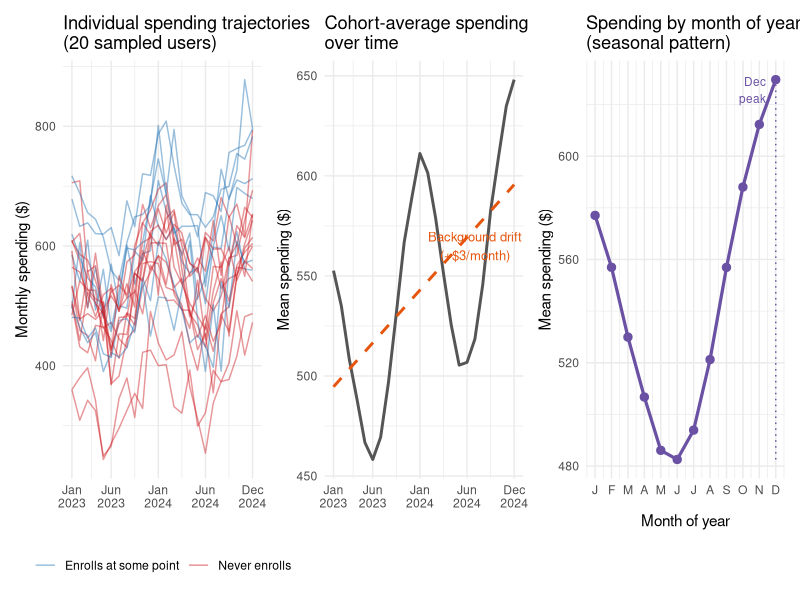
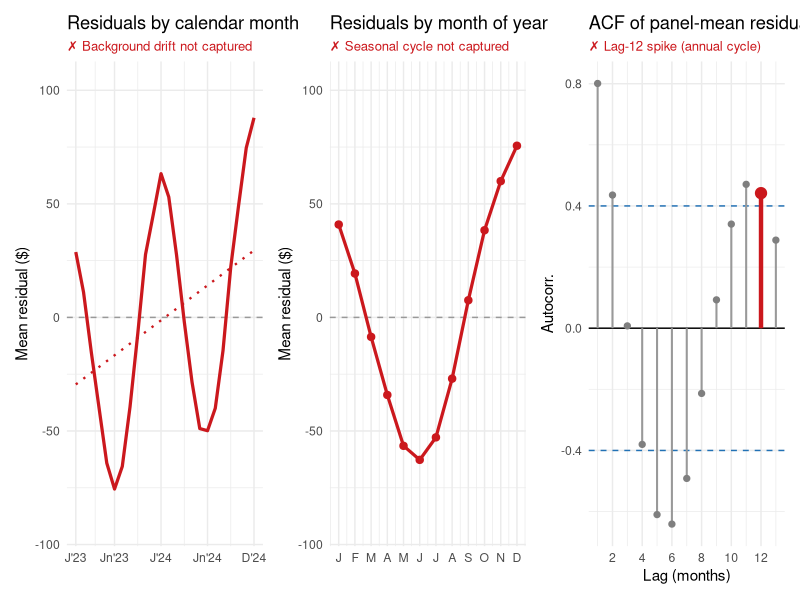
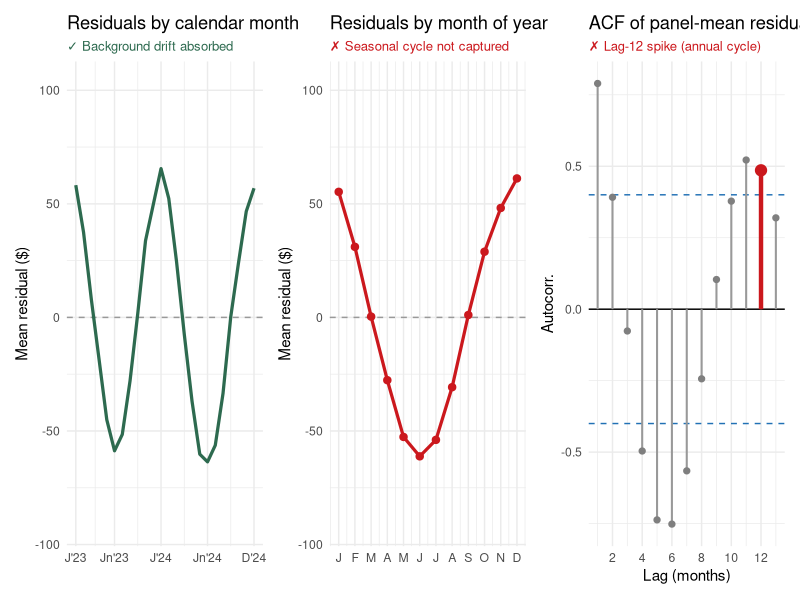
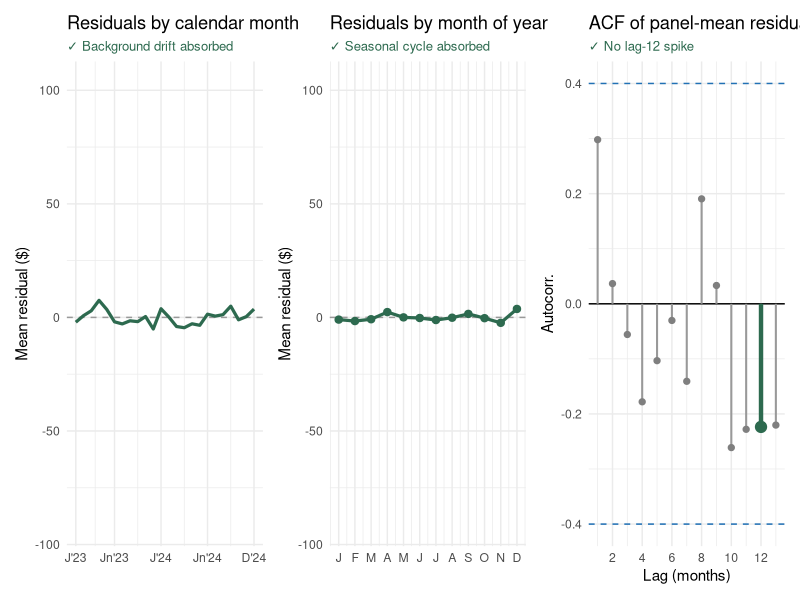
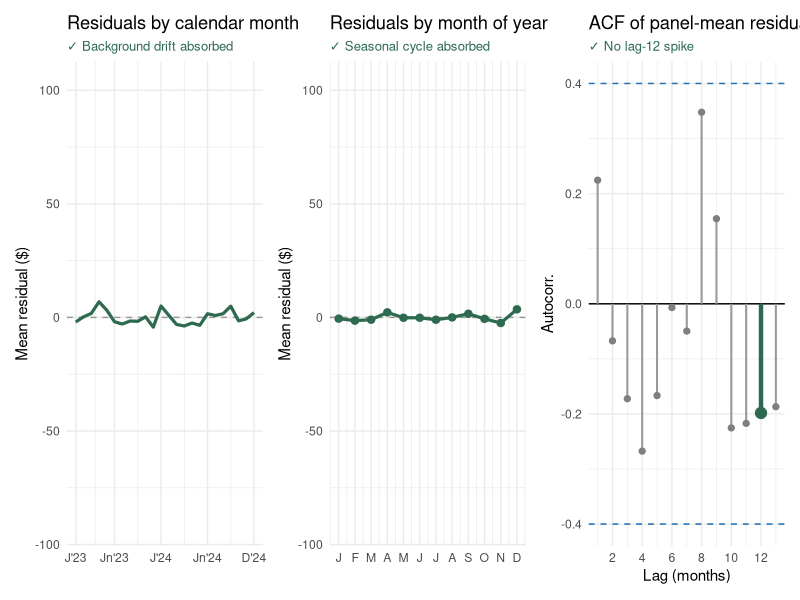
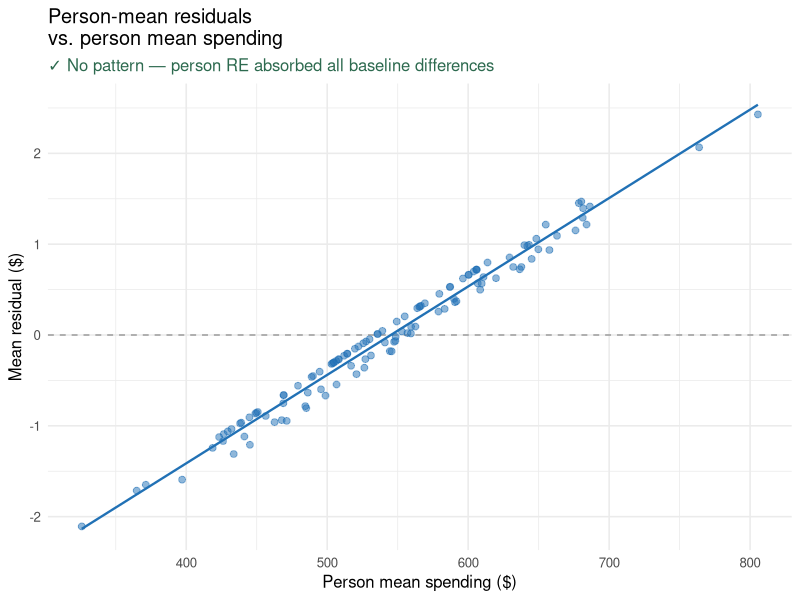
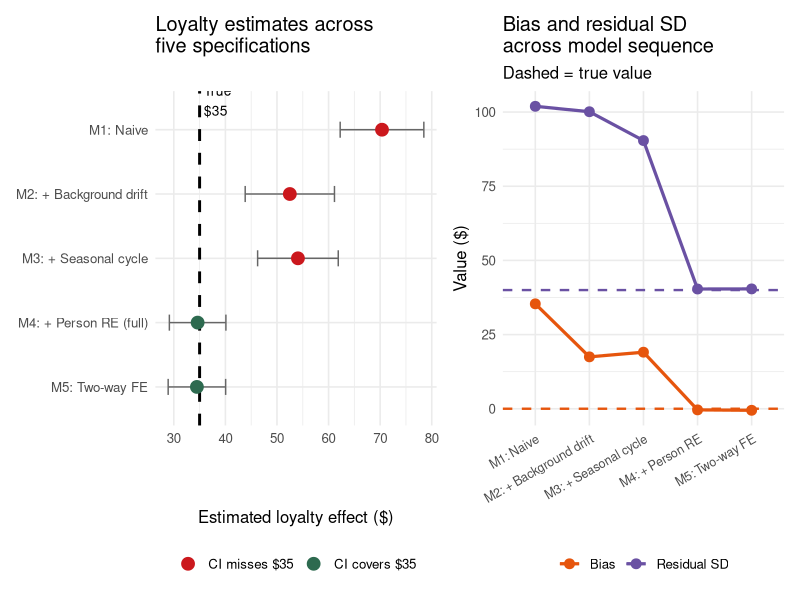

These charts were generated, in order, by the following R code:
## ---- chunk 1
library(tidyverse)
library(lme4)
library(lmerTest)
library(broom.mixed)
library(broom)
library(ggplot2)
library(patchwork)
## ---- chunk 2
set.seed(2025)

n_hh     <- 120
n_months <- 24

# True DGP parameters
true_loyalty   <- 35   # causal program effect ($/month)
true_trend     <- 3    # background drift ($/month)
true_amplitude <- 60   # seasonal amplitude ($)
true_person_sd <- 80   # between-person SD ($)
true_resid_sd  <- 40   # within-person residual SD ($)

# Person baselines
person_baselines <- rnorm(n_hh, 500, true_person_sd)

# Staggered enrollment:
#   (a) higher-spending users enroll earlier
#   (b) Nov/Dec marketing campaign doubles enrollment probability
enroll_month <- rep(NA_integer_, n_hh)
for (hh in seq_len(n_hh)) {
  for (m in 4:22) {
    moy       <- ((m - 1L) %% 12L) + 1L
    p_base    <- 0.025
    p_person  <- max(0, (person_baselines[hh] - 500) / 80) * 0.025
    p_holiday <- if (moy %in% c(11L, 12L)) 0.05 else 0
    p         <- min(p_base + p_person + p_holiday, 0.15)
    if (runif(1) < p) { enroll_month[hh] <- m; break }
  }
}

df <- expand_grid(person = seq_len(n_hh), month = seq_len(n_months)) |>
  mutate(
    month_of_year      = ((month - 1L) %% 12L) + 1L,
    cos_12             = cos(2 * pi * month_of_year / 12),
    sin_12             = sin(2 * pi * month_of_year / 12),
    enroll_m           = enroll_month[person],
    loyalty            = as.integer(!is.na(enroll_m) & month >= enroll_m),
    person_component   = person_baselines[person],
    drift_component    = true_trend * month,
    seasonal_component = true_amplitude * cos_12,
    true_y             = person_component + drift_component +
                         seasonal_component + true_loyalty * loyalty,
    noise              = rnorm(n(), 0, true_resid_sd),
    spending           = true_y + noise,
    person_f           = factor(person)
  )

cat(sum(!is.na(enroll_month)), "of", n_hh,
    sprintf("users enrolled (%.0f%%)\n", 100 * mean(!is.na(enroll_month))))
## ---- chunk 3
df |>
  filter(person == 12) |>
  select(person, month, month_of_year, loyalty, spending,
         person_component, drift_component, seasonal_component) |>
  slice(c(1:3, 11:13)) |>
  mutate(across(where(is.double), round, 1)) |>
  knitr::kable(
    col.names = c("Person", "Month", "MoY", "Loyal",
                  "Spending", "Baseline", "Drift", "Seasonal"),
    caption = "Six rows from one user — each observed value is baseline + drift + seasonal + noise."
  )
## ---- chunk 4
# Fit all five models silently so that (a) the global y-axis range for
# residual plots can be computed from the worst-case model, and
# (b) objects are available before individual sections reference them.

m1 <- lm(spending ~ loyalty, data = df)
m2 <- lm(spending ~ loyalty + month, data = df)
m3 <- lm(spending ~ loyalty + month + cos_12 + sin_12, data = df)
m4 <- lmer(spending ~ loyalty + month + cos_12 + sin_12 + (1 | person_f),
           data = df)
m5 <- lm(spending ~ loyalty + factor(month) + factor(person_f), data = df)

# The worst-case residuals come from Model 1 (no time controls).
# Lock the y-axis to that range so shrinkage is visible across all models.
r1_cal  <- tapply(residuals(m1), df$month,         mean)
r1_seas <- tapply(residuals(m1), df$month_of_year, mean)
all_r1  <- c(r1_cal, r1_seas)
pad     <- 15
global_y <- c(floor(min(all_r1)) - pad, ceiling(max(all_r1)) + pad)
## ---- chunk 5
# 3-panel residual dashboard used after every model.
# trend_ok / seasonal_ok drive the green/red colour coding.
# y_lim is shared across all calls so residual shrinkage is visible.

show_diag <- function(model_obj,
                      trend_ok    = FALSE,
                      seasonal_ok = FALSE,
                      y_lim       = global_y) {

  resids  <- residuals(model_obj)
  ok_col  <- "#2d6a4f"
  bad_col <- "#cb181d"
  ci_b    <- qnorm(0.975) / sqrt(n_months)

  make_sub <- function(ok, label_yes, label_no)
    if (ok) paste0("✓ ", label_yes) else paste0("✗ ", label_no)

  # Panel 1 — mean residuals by calendar month
  p1 <- df |> mutate(r = resids) |>
    group_by(month) |> summarise(mr = mean(r), .groups = "drop") |>
    ggplot(aes(x = month, y = mr)) +
    geom_hline(yintercept = 0, linetype = "dashed", color = "grey60") +
    geom_line(linewidth = 1.1,
              color = if (trend_ok) ok_col else bad_col) +
    { if (!trend_ok) list(
        geom_smooth(method = "lm", se = FALSE, linetype = "dotted",
                    color = bad_col, linewidth = 0.8))
      else list() } +
    coord_cartesian(ylim = y_lim) +
    scale_x_continuous(breaks = c(1,6,12,18,24),
      labels = c("J'23","Jn'23","J'24","Jn'24","D'24")) +
    labs(title = "Residuals by calendar month",
         subtitle = make_sub(trend_ok,
           "Background drift absorbed",
           "Background drift not captured"),
         x = NULL, y = "Mean residual ($)") +
    theme_minimal(base_size = 11) +
    theme(plot.subtitle = element_text(
      color = if (trend_ok) ok_col else bad_col, size = 9.5))

  # Panel 2 — mean residuals by month-of-year
  p2 <- df |> mutate(r = resids) |>
    group_by(month_of_year) |> summarise(mr = mean(r), .groups = "drop") |>
    ggplot(aes(x = month_of_year, y = mr)) +
    geom_hline(yintercept = 0, linetype = "dashed", color = "grey60") +
    geom_line(linewidth = 1.1,
              color = if (seasonal_ok) ok_col else bad_col) +
    geom_point(size = 2.2,
               color = if (seasonal_ok) ok_col else bad_col) +
    coord_cartesian(ylim = y_lim) +
    scale_x_continuous(breaks = 1:12,
      labels = c("J","F","M","A","M","J","J","A","S","O","N","D")) +
    labs(title = "Residuals by month of year",
         subtitle = make_sub(seasonal_ok,
           "Seasonal cycle absorbed",
           "Seasonal cycle not captured"),
         x = NULL, y = "Mean residual ($)") +
    theme_minimal(base_size = 11) +
    theme(plot.subtitle = element_text(
      color = if (seasonal_ok) ok_col else bad_col, size = 9.5))

  # Panel 3 — ACF of panel-mean residuals
  panel_mr <- df |> mutate(r = resids) |>
    group_by(month) |> summarise(mr = mean(r), .groups = "drop") |>
    pull(mr)
  acf_r  <- acf(panel_mr, plot = FALSE, lag.max = 13)
  acf_df <- tibble(lag = as.integer(acf_r$lag[-1]),
                   a   = as.numeric(acf_r$acf[-1]))
  lag12_ok  <- abs(acf_df$a[acf_df$lag == 12]) <= ci_b
  acf_col   <- if (lag12_ok) ok_col else bad_col
  acf_sub   <- if (lag12_ok) "✓ No lag-12 spike"
               else           "✗ Lag-12 spike (annual cycle)"

  p3 <- acf_df |>
    ggplot(aes(x = lag, y = a)) +
    geom_hline(yintercept = 0) +
    geom_hline(yintercept = c(-1,1)*ci_b, linetype="dashed", color="#2171b5") +
    geom_segment(aes(xend=lag, yend=0), color="grey60", linewidth=0.7) +
    geom_point(color="grey50", size=1.8) +
    geom_segment(data=filter(acf_df, lag==12),
                 aes(xend=lag, yend=0), color=acf_col, linewidth=1.5) +
    geom_point(data=filter(acf_df, lag==12), color=acf_col, size=3.5) +
    scale_x_continuous(breaks=c(2,4,6,8,10,12)) +
    labs(title = "ACF of panel-mean residuals",
         subtitle = acf_sub,
         x = "Lag (months)", y = "Autocorr.") +
    theme_minimal(base_size = 11) +
    theme(plot.subtitle = element_text(color = acf_col, size = 9.5))

  p1 | p2 | p3
}
## ---- chunk 6
set.seed(1)
sample_ids <- sample(seq_len(n_hh), 20)

p_spaghetti <- df |>
  filter(person %in% sample_ids) |>
  mutate(grp = factor(if_else(!is.na(enroll_m),
                               "Enrolls at some point", "Never enrolls"))) |>
  ggplot(aes(x = month, y = spending, group = person, color = grp)) +
  geom_line(alpha = 0.45, linewidth = 0.5) +
  scale_color_manual(values = c("Enrolls at some point" = "#2171b5",
                                "Never enrolls"         = "#cb181d")) +
  scale_x_continuous(breaks = c(1,6,12,18,24),
    labels = c("Jan\n2023","Jun\n2023","Jan\n2024","Jun\n2024","Dec\n2024")) +
  labs(title = "Individual spending trajectories\n(20 sampled users)",
       x = NULL, y = "Monthly spending ($)", color = NULL) +
  theme_minimal(base_size = 11) +
  theme(legend.position = "bottom")

p_mean <- df |>
  group_by(month) |> summarise(ms = mean(spending), .groups = "drop") |>
  ggplot(aes(x = month, y = ms)) +
  geom_line(color = "#555", linewidth = 1) +
  geom_smooth(method="lm", se=FALSE, color="#e6550d", linetype="dashed") +
  annotate("text", x=19, y=565,
           label="Background drift\n(+$3/month)", color="#e6550d", size=3.3) +
  scale_x_continuous(breaks = c(1,6,12,18,24),
    labels = c("Jan\n2023","Jun\n2023","Jan\n2024","Jun\n2024","Dec\n2024")) +
  labs(title = "Cohort-average spending\nover time",
       x = NULL, y = "Mean spending ($)") +
  theme_minimal(base_size = 11)

seas_avg <- df |> group_by(month_of_year) |>
  summarise(ms = mean(spending), .groups = "drop")
p_seasonal <- seas_avg |>
  ggplot(aes(x = month_of_year, y = ms)) +
  geom_line(linewidth = 1.1, color = "#6a51a3") +
  geom_point(size = 2.5, color = "#6a51a3") +
  annotate("segment", x=12, xend=12,
           y=min(seas_avg$ms), yend=max(seas_avg$ms),
           color="#6a51a3", linetype="dotted") +
  annotate("text", x=11.4, y=max(seas_avg$ms)-4,
           label="Dec\npeak", size=3, color="#6a51a3", hjust=1) +
  scale_x_continuous(breaks=1:12,
    labels=c("J","F","M","A","M","J","J","A","S","O","N","D")) +
  labs(title = "Spending by month of year\n(seasonal pattern)",
       x = "Month of year", y = "Mean spending ($)") +
  theme_minimal(base_size = 11)

p_spaghetti | p_mean | p_seasonal
## ---- chunk 7
df |>
  mutate(
    group = case_when(
      is.na(enroll_m)      ~ "Never enrolls",
      month < enroll_m     ~ "Will enroll (pre-enrollment months)",
      TRUE                 ~ NA_character_
    )
  ) |>
  filter(!is.na(group)) |>
  group_by(group) |>
  summarise(
    n_users        = n_distinct(person),
    months_observed = n(),
    mean_spending  = mean(spending),
    sd_spending    = sd(spending),
    .groups = "drop"
  ) |>
  knitr::kable(digits = 1,
    caption = "Pre-enrollment comparison: future enrollees already spend more — person-level selection bias is present before any program effect.")
## ---- chunk 8
m1 <- lm(spending ~ loyalty, data = df)

bind_rows(
  tidy(m1) |> filter(term == "loyalty") |>
    mutate(parameter = "Loyalty effect ($)", true_value = true_loyalty),
  tibble(term = "sigma", estimate = sigma(m1), std.error = NA_real_,
         statistic = NA_real_, p.value = NA_real_,
         parameter = "Residual SD ($)", true_value = true_resid_sd)
) |>
  mutate(bias = round(estimate - true_value, 2)) |>
  select(parameter, estimate, std.error, true_value, bias) |>
  knitr::kable(digits = 2,
    caption = "Model 1 — naïve OLS. True loyalty effect = $35.")
## ---- chunk 9
show_diag(m1, trend_ok = FALSE, seasonal_ok = FALSE)
## ---- chunk 10
m2 <- lm(spending ~ loyalty + month, data = df)

bind_rows(
  tidy(m2) |> filter(term %in% c("loyalty", "month")) |>
    mutate(parameter = c("Loyalty effect ($)", "Background drift ($/month)"),
           true_value = c(true_loyalty, true_trend)),
  tibble(term = "sigma", estimate = sigma(m2), std.error = NA_real_,
         statistic = NA_real_, p.value = NA_real_,
         parameter = "Residual SD ($)", true_value = true_resid_sd)
) |>
  mutate(bias = round(estimate - true_value, 2)) |>
  select(parameter, estimate, std.error, true_value, bias) |>
  knitr::kable(digits = 2,
    caption = "Model 2 — loyalty + linear drift.")
## ---- chunk 11
show_diag(m2, trend_ok = TRUE, seasonal_ok = FALSE)
## ---- chunk 12
m3 <- lm(spending ~ loyalty + month + cos_12 + sin_12, data = df)

bind_rows(
  tidy(m3) |> filter(term %in% c("loyalty","month","cos_12","sin_12")) |>
    mutate(parameter  = c("Loyalty effect ($)", "Background drift ($/month)",
                          "Seasonal cosine ($)", "Seasonal sine ($)"),
           true_value = c(true_loyalty, true_trend, true_amplitude, 0)),
  tibble(term = "sigma", estimate = sigma(m3), std.error = NA_real_,
         statistic = NA_real_, p.value = NA_real_,
         parameter = "Residual SD ($)", true_value = true_resid_sd)
) |>
  mutate(bias = round(estimate - true_value, 2)) |>
  select(parameter, estimate, std.error, true_value, bias) |>
  knitr::kable(digits = 2,
    caption = "Model 3 — loyalty + drift + Fourier seasonal.")
## ---- chunk 13
show_diag(m3, trend_ok = TRUE, seasonal_ok = TRUE)
## ---- chunk 14
m4 <- lmer(spending ~ loyalty + month + cos_12 + sin_12 + (1 | person_f),
           data = df)

person_sd_est <- as.data.frame(VarCorr(m4)) |>
  filter(grp == "person_f") |> pull(sdcor)

bind_rows(
  tidy(m4, effects = "fixed") |>
    filter(term %in% c("loyalty","month","cos_12","sin_12")) |>
    mutate(parameter  = c("Loyalty effect ($)", "Background drift ($/month)",
                          "Seasonal cosine ($)", "Seasonal sine ($)"),
           true_value = c(true_loyalty, true_trend, true_amplitude, 0)),
  tibble(term = "sigma_person", estimate = person_sd_est,
         std.error = NA_real_, statistic = NA_real_, p.value = NA_real_,
         parameter = "Person SD ($)", true_value = true_person_sd),
  tibble(term = "sigma_resid", estimate = sigma(m4),
         std.error = NA_real_, statistic = NA_real_, p.value = NA_real_,
         parameter = "Residual SD ($)", true_value = true_resid_sd)
) |>
  mutate(bias = round(estimate - true_value, 2)) |>
  select(parameter, estimate, std.error, true_value, bias) |>
  knitr::kable(digits = 2,
    caption = "Model 4 — full specification: loyalty + drift + Fourier + person RE.")
## ---- chunk 15
show_diag(m4, trend_ok = TRUE, seasonal_ok = TRUE)
## ---- chunk 16
df |>
  mutate(resid = residuals(m4)) |>
  group_by(person) |>
  summarise(mr = mean(resid), ms = mean(spending), .groups = "drop") |>
  ggplot(aes(x = ms, y = mr)) +
  geom_hline(yintercept = 0, linetype = "dashed", color = "grey60") +
  geom_point(alpha = 0.5, color = "#2171b5", size = 2) +
  geom_smooth(method = "lm", se = FALSE, color = "#2171b5", linewidth = 0.8) +
  labs(title = "Person-mean residuals\nvs. person mean spending",
       subtitle = "✓ No pattern — person RE absorbed all baseline differences",
       x = "Person mean spending ($)", y = "Mean residual ($)") +
  theme_minimal(base_size = 12) +
  theme(plot.subtitle = element_text(color = "#2d6a4f"))
## ---- chunk 17
m5 <- lm(spending ~ loyalty + factor(month) + factor(person_f), data = df)

tidy(m5) |>
  filter(term == "loyalty") |>
  mutate(parameter  = "Loyalty effect ($)",
         true_value = true_loyalty,
         bias       = round(estimate - true_loyalty, 2),
         sigma      = round(sigma(m5), 2)) |>
  select(parameter, estimate, std.error, true_value, bias, sigma) |>
  knitr::kable(digits = 2,
    caption = "Model 5 — two-way FE: loyalty + month dummies + person dummies.")
## ---- chunk 18
extract_loyalty <- function(mod, label) {
  if (inherits(mod, "lmerMod"))
    broom.mixed::tidy(mod, effects="fixed") |> filter(term=="loyalty") |>
    mutate(model=label)
  else
    broom::tidy(mod) |> filter(term=="loyalty") |> mutate(model=label)
}

comp <- bind_rows(
  extract_loyalty(m1, "M1: Naive"),
  extract_loyalty(m2, "M2: + Background drift"),
  extract_loyalty(m3, "M3: + Seasonal cycle"),
  extract_loyalty(m4, "M4: + Person RE (full)"),
  extract_loyalty(m5, "M5: Two-way FE")
) |>
  mutate(
    model   = factor(model, levels = rev(unique(model))),
    ci_low  = estimate - 1.96 * std.error,
    ci_high = estimate + 1.96 * std.error,
    covers  = ci_low <= true_loyalty & true_loyalty <= ci_high
  )

p_forest <- comp |>
  ggplot(aes(x = estimate, y = model)) +
  geom_vline(xintercept = true_loyalty, linetype = "dashed",
             linewidth = 1, color = "black") +
  geom_errorbarh(aes(xmin = ci_low, xmax = ci_high),
                 height = 0.25, color = "grey40") +
  geom_point(aes(color = covers), size = 4) +
  scale_color_manual(values = c("TRUE" = "#2d6a4f", "FALSE" = "#cb181d"),
                     labels = c("TRUE" = "CI covers $35",
                                "FALSE" = "CI misses $35")) +
  annotate("text", x = true_loyalty + 0.8, y = 5.45,
           label = "True\n$35", hjust = 0, size = 3.5) +
  labs(title = "Loyalty estimates across\nfive specifications",
       x = "Estimated loyalty effect ($)", y = NULL, color = NULL) +
  theme_minimal(base_size = 12) +
  theme(legend.position = "bottom")

sigma_seq <- c(sigma(m1), sigma(m2), sigma(m3), sigma(m4), sigma(m5))
bias_seq  <- comp |> arrange(desc(model)) |>
  mutate(bias = estimate - true_loyalty) |> pull(bias)

p_track <- tibble(
  mod    = factor(rev(levels(comp$model)), levels = rev(levels(comp$model))),
  Bias   = bias_seq,
  `Residual SD` = sigma_seq
) |>
  pivot_longer(c(Bias, `Residual SD`)) |>
  ggplot(aes(x = mod, y = value, group = name, color = name)) +
  geom_hline(data = tibble(name  = c("Bias", "Residual SD"),
                           truth = c(0, true_resid_sd)),
             aes(yintercept = truth, color = name),
             linetype = "dashed", linewidth = 0.8, inherit.aes = FALSE) +
  geom_line(linewidth = 1.1) +
  geom_point(size = 3) +
  scale_color_manual(values = c("Bias" = "#e6550d",
                                "Residual SD" = "#6a51a3")) +
  scale_x_discrete(labels = function(x) str_remove(x, " \\(full\\)")) +
  labs(title = "Bias and residual SD\nacross model sequence",
       subtitle = "Dashed = true value",
       x = NULL, y = "Value ($)", color = NULL) +
  theme_minimal(base_size = 12) +
  theme(axis.text.x = element_text(angle=30, hjust=1, size=9),
        legend.position = "bottom")

p_forest | p_track
## ---- chunk 19
comp |>
  arrange(desc(model)) |>
  mutate(
    bias    = round(estimate - true_loyalty, 1),
    ci_low  = round(ci_low, 1),
    ci_high = round(ci_high, 1),
    covers  = if_else(covers, "Yes ✓", "No ✗")
  ) |>
  select(model, estimate, std.error, bias, ci_low, ci_high, covers) |>
  knitr::kable(digits = 2,
    col.names = c("Model","Estimate","SE","Bias",
                  "95% CI low","95% CI high","CI covers $35?"),
    caption = "All five models vs. the true loyalty effect of $35.")
## ---- chunk 20
knitr::kable(
  tibble(
    Step = 1:5,
    `Plot or check` = c(
      "Mean outcome by calendar month",
      "Mean outcome by month-of-year",
      "Mean residuals by calendar month",
      "Mean residuals by month-of-year",
      "ACF of panel-mean residuals"
    ),
    `What you are looking for` = c(
      "Upward or downward slope → background drift present",
      "Repeated wave → seasonal cycle present",
      "Still drifts after controls → drift not fully captured",
      "Still waves after controls → seasonality not captured",
      "Spike at lag k → k-period autocorrelation remaining"
    ),
    Remedy = c(
      "Add calendar month as a linear predictor",
      "Add Fourier sin/cos or season-of-year dummies",
      "Add polynomial trend or period dummies",
      "Add Fourier terms or seasonal dummies",
      "Model residual autocorrelation (Part 5: AR structures)"
    )
  ),
  caption = "Five-step diagnostic sequence for longitudinal time structure."
)
